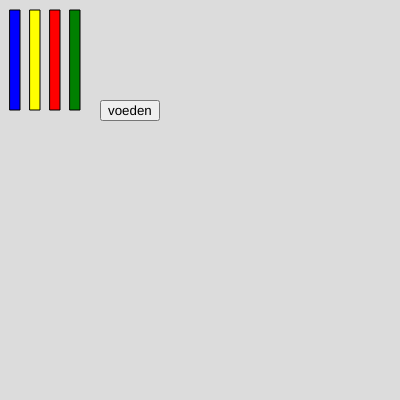
Frame 1 (no input)
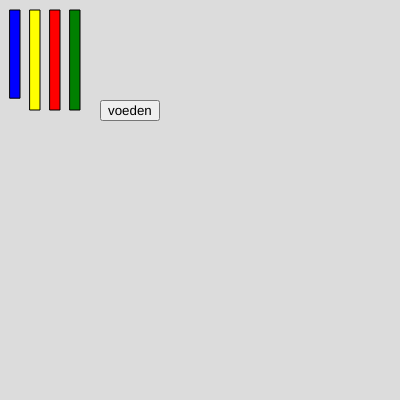
Frame 60 (no input)
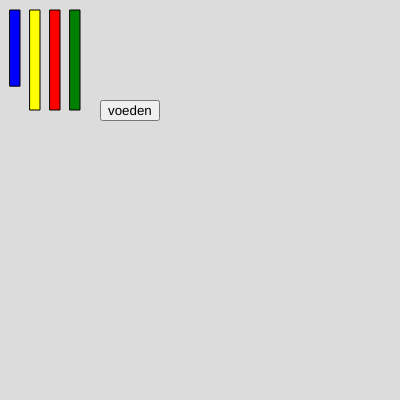
Frame 120 (the mouse pressed at the canvas centre since frame 60)

The p5.js sketch that drew these frames (run headless with seeded random() and noise() and a simulated clock; from frame 60 on, the mouse is pressed at the canvas centre):

// p5.js sketch
// ── sketch.js
let honger = 100;
let gezondeheid = 100;
let moeheid = 100;
let blijheid = 100;


function setup() {
  createCanvas(400, 400);
  let voeden_button = createButton('voeden');
  voeden_button.position(100, 100);
  voeden_button.mousePressed(voeden);
}

function voeden()
{
  honger = honger + 20;
}

function draw() {
  background(220);
  //honger
  fill("blue");
  rect(10,10,10,honger);
  honger = honger - 0.2;
  if (honger < 0)
  {
    honger = 0;
  }
  if (honger > 100)
  {
    honger = 100;
  }
  //
  fill("yellow");
  rect(30,10,10,100);
  fill("red");
  rect(50,10,10,100);
  fill("green");
  rect(70,10,10,100);
}
